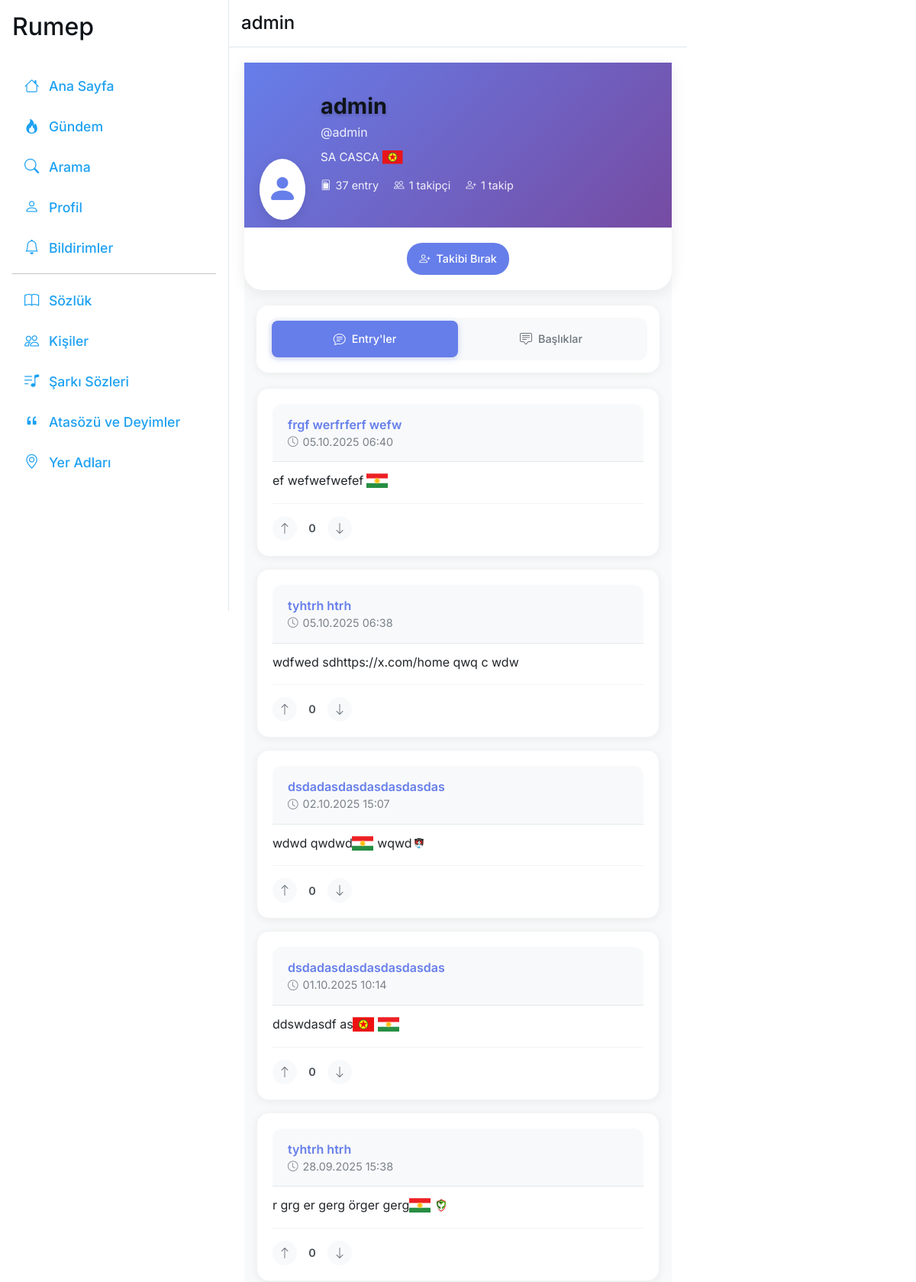
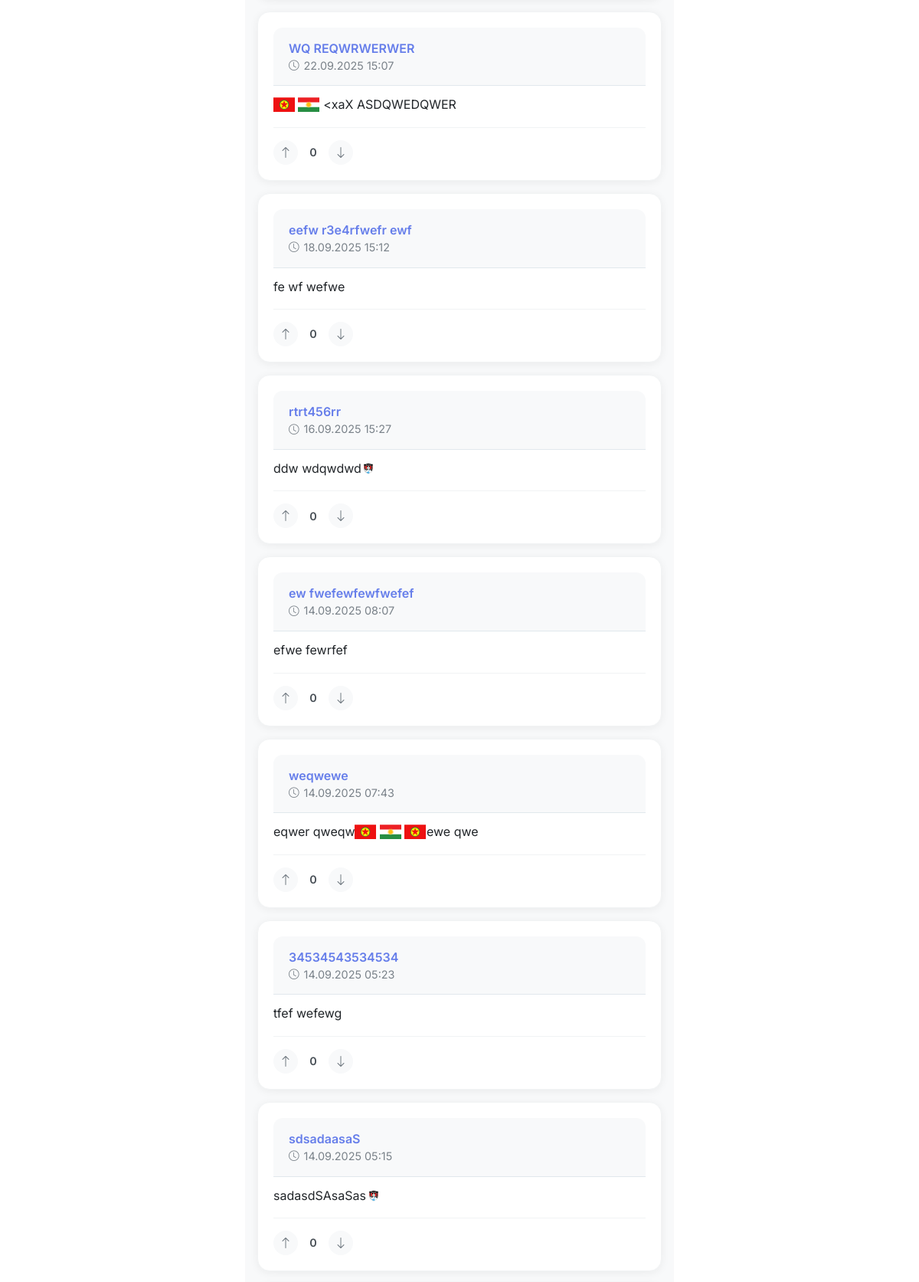
/profile/admin/?tab=entries (signed in, upper part), run on the app's committed database (2 pictures, top to bottom).
### main/models.py (models this page shows, shortened)
class Profile(models.Model):
    USER_ROLES = [
        ('user', _('Kullanıcı')),
        ('writer', _('Yazar')),
        ('moderator', _('Moderatör')),
        ('admin', _('Admin')),
        ('super_admin', _('Süper Admin')),
    ]
    user = models.OneToOneField(settings.AUTH_USER_MODEL, on_delete=models.CASCADE)
    nickname = models.CharField(max_length=50)
    username = models.CharField(max_length=30, unique=True)
    biography = models.TextField(max_length=500, blank=True, null=True)
    instagram_username = models.CharField(max_length=30, blank=True, null=True)
    twitter_username = models.CharField(max_length=30, blank=True, null=True)
    youtube_url = models.URLField(blank=True, null=True, verbose_name=_('YouTube Kanalı'))
    tiktok_username = models.CharField(max_length=30, blank=True, null=True, verbose_name=_('TikTok Kullanıcı Adı'))
    linkedin_url = models.URLField(blank=True, null=True, verbose_name=_('LinkedIn Profili'))
    github_username = models.CharField(max_length=30, blank=True, null=True, verbose_name=_('GitHub Kullanıcı Adı'))
    website_url = models.URLField(blank=True, null=True, verbose_name=_('Kişisel Website'))
    facebook_username = models.CharField(max_length=30, blank=True, null=True, verbose_name=_('Facebook Kullanıcı Adı'))
    user_role = models.CharField(
        max_length=20,
        choices=USER_ROLES,
        default='user',
        verbose_name=_('Kullanıcı Rolü')
    )
    katki_puani = models.PositiveIntegerField(default=0)
    account_status = models.CharField(
        max_length=20,
        choices=[
            ('active', _('Aktif')),
            ('frozen', _('Dondurulmuş')),
            ('deletion_scheduled', _('Silinme Planlandı'))
        ],
        default='active'
    )
    scheduled_deletion_date = models.DateTimeField(blank=True, null=True)
    preferred_language = models.CharField(
        max_length=10,
        choices=[
            ('tr', _('Türkçe')),
            ('ku', _('Kürtçe')),
            ('en', _('İngilizce')),
        ],
        default='tr',
        blank=True
    )
    dark_mode = models.BooleanField(default=False, verbose_name=_('Karanlık Mod'))
    def is_writer(self):
        return self.user_role in ['writer', 'moderator', 'admin', 'super_admin']
    def is_moderator(self):
        return self.user_role in ['moderator', 'admin', 'super_admin']
    def is_admin(self):
        return self.user_role in ['admin', 'super_admin']
    def is_super_admin(self):
        return self.user_role == 'super_admin'
    def get_role_display_with_badge(self):
        role_badges = {
            'user': '',
            'writer': '✍️',
            'moderator': '🛡️',
            'admin': '👑',
            'super_admin': '⭐'
        }
        badge = role_badges.get(self.user_role, '')
        role_name = self.get_user_role_display()
        return f"{badge} {role_name}" if badge else role_name

class Entry(models.Model):
    topic = models.ForeignKey(Topic, on_delete=models.CASCADE, related_name='entries')
    user = models.ForeignKey(settings.AUTH_USER_MODEL, on_delete=models.CASCADE)
    content = models.TextField(max_length=10000)
    code = models.CharField(max_length=10, unique=True, blank=True)
    link = models.URLField(blank=True, null=True)
    font_family = models.CharField(max_length=100, blank=True, null=True)
    created_at = models.DateTimeField(auto_now_add=True)
    updated_at = models.DateTimeField(auto_now=True)
    likes = models.ManyToManyField(settings.AUTH_USER_MODEL, related_name='liked_entries', blank=True)
    upvotes = models.ManyToManyField(settings.AUTH_USER_MODEL, related_name='upvoted_entries', blank=True)
    downvotes = models.ManyToManyField(settings.AUTH_USER_MODEL, related_name='downvoted_entries', blank=True)
    objects = EntryManager()
    class Meta:
        ordering = ['created_at']
        verbose_name = _('Entry')
        verbose_name_plural = _('Entry\'ler')
    def upvote_count(self):
        return self.upvotes.count()
    def downvote_count(self):
        return self.downvotes.count()
    def vote_score(self):
        return self.upvote_count() - self.downvote_count()

class Topic(models.Model):
    title = models.CharField(max_length=200, unique=True, validators=[validate_title_text_only])
    slug = models.SlugField(max_length=200, unique=True, blank=True)
    code = models.CharField(max_length=10, unique=True, blank=True)
    user = models.ForeignKey(settings.AUTH_USER_MODEL, on_delete=models.CASCADE)
    categories = models.ManyToManyField(Category, blank=True, related_name='topics')
    created_at = models.DateTimeField(auto_now_add=True)
    updated_at = models.DateTimeField(auto_now=True)
    upvotes = models.ManyToManyField(settings.AUTH_USER_MODEL, related_name='upvoted_topics', blank=True)
    downvotes = models.ManyToManyField(settings.AUTH_USER_MODEL, related_name='downvoted_topics', blank=True)
    objects = TopicManager()
    class Meta:
        ordering = ['-updated_at']
        verbose_name = _('Başlık')
        verbose_name_plural = _('Başlıklar')

### main/views/base.py (the view)
    def wrapper(request, *args, **kwargs):
        if not request.user.is_authenticated:
            return redirect('login_page')
        if not hasattr(request.user, 'profile'):
            return redirect('complete_profile')
        return view_func(request, *args, **kwargs)

### main/templates/main/profile_detail.html (shortened to what this page needs)
{% extends 'main/base.html' %}
{% load static %}
{% load post_tags %}
{% load i18n %}
{% block page_header %}{{ profile.nickname }}{% endblock %}
{% block content %}
<div class="modern-profile-container">
    <div class="profile-header">
        <div class="profile-cover">
            <div class="profile-info">
                <div class="profile-avatar">
                    <div class="avatar-circle">
                        <i class="bi bi-person-fill"></i>
                    </div>
                </div>
                <div class="profile-details">
                    <h2 class="profile-name">{{ profile.nickname }}</h2>
                    <p class="profile-username">@{{ profile.username }}</p>
                    {% if profile.biography %}
                        <p class="profile-bio">{{ profile.biography|render_emojis }}</p>
                    {% endif %}
                    <div class="profile-meta">
                        <span class="meta-item">
                            <i class="bi bi-file-post"></i>
                            {{ entries.count }} entry
                        </span>
                        <span class="meta-item">
                            <i class="bi bi-people"></i>
                            {{ follower_count }} takipçi
                        </span>
                        <span class="meta-item">
                            <i class="bi bi-person-plus"></i>
                            {{ following_count }} takip
                        </span>
                    </div>
                </div>
            </div>
        </div>
        <div class="profile-actions">
            {% if user.is_authenticated and user != profile.user %}
                <button class="action-btn primary" id="followBtn" data-username="{{ profile.username }}">
                    <i class="bi bi-person-plus"></i>
                    <span>{% if is_following %}{% trans "Takibi Bırak" %}{% else %}{% trans "Takip Et" %}{% endif %}</span>
                </button>
            {% endif %}
        </div>
    </div>
    <div class="profile-tabs">
        <div class="tabs-container">
            <a class="tab-item {% if not tab or tab == 'entries' %}active{% endif %}" href="{% url 'profile_detail' profile.username %}?tab=entries">
                <i class="bi bi-chat-text"></i>
                <span>{% trans "Entry'ler" %}</span>
            </a>
            <a class="tab-item {% if tab == 'topics' %}active{% endif %}" href="{% url 'profile_detail' profile.username %}?tab=topics">
                <i class="bi bi-chat-square-text"></i>
                <span>{% trans "Başlıklar" %}</span>
            </a>
        </div>
    </div>
    <div class="profile-content">
        {% if tab == 'topics' %}
        <div class="content-section">
            {% for topic in topics %}
                <div class="content-card">
                    <div class="card-header">
                        <div class="card-info">
                            <a href="{% url 'topic_detail' topic.slug %}" class="card-title">
                                {{ topic.title }}
                            </a>
                            <div class="card-meta">
                                <span class="meta-item">
                                    <i class="bi bi-chat"></i>
                                    {{ topic.entry_count }} entry
                                </span>
                                <span class="meta-item">
                                    <i class="bi bi-clock"></i>
                                    {{ topic.created_at|date:"d.m.Y" }}
                                </span>
                            </div>
                        </div>
                    </div>
                    <div class="card-footer">
                        <div class="vote-actions">
                            <button class="vote-btn up {% if user in topic.upvotes.all %}active{% endif %}" data-topic-slug="{{ topic.slug }}" data-vote-type="up">
                                <i class="bi bi-arrow-up"></i>
                            </button>
                            <span class="vote-count">{{ topic.vote_score }}</span>
                            <button class="vote-btn down {% if user in topic.downvotes.all %}active{% endif %}" data-topic-slug="{{ topic.slug }}" data-vote-type="down">
                                <i class="bi bi-arrow-down"></i>
                            </button>
                        </div>
                    </div>
                </div>
            {% empty %}
                <div class="empty-state">
                    <i class="bi bi-chat-square-text"></i>
                    <p>{% trans "Henüz başlık açmamış." %}</p>
                </div>
            {% endfor %}
        </div>
        {% else %}
        <div class="content-section">
            {% for entry in entries %}
                <div class="content-card entry-card">
                    <div class="card-header">
                        <div class="card-info">
                            <a href="{% url 'topic_detail' entry.topic.slug %}" class="topic-link">
                                {{ entry.topic.title }}
                            </a>
                            <div class="card-meta">
                                <span class="meta-item">
                                    <i class="bi bi-clock"></i>
                                    {{ entry.created_at|date:"d.m.Y H:i" }}
                                </span>
                            </div>
                        </div>
                    </div>
                    <div class="entry-content">
                        <a href="{% url 'topic_detail' entry.topic.slug %}#entry-{{ entry.id }}" class="entry-text">
                            {{ entry.content|render_emojis|with_entry_font:entry|linebreaks }}
                        </a>
                    </div>
                    <div class="card-footer">
                        <div class="vote-actions">
                            <button class="vote-btn up {% if user in entry.upvotes.all %}active{% endif %}" data-entry-id="{{ entry.id }}" data-vote-type="up">
                                <i class="bi bi-arrow-up"></i>
                            </button>
                            <span class="vote-count">{{ entry.vote_score }}</span>
                            <button class="vote-btn down {% if user in entry.downvotes.all %}active{% endif %}" data-entry-id="{{ entry.id }}" data-vote-type="down">
                                <i class="bi bi-arrow-down"></i>
                            </button>
                        </div>
                    </div>
                </div>
            {% empty %}
                <div class="empty-state">
                    <i class="bi bi-chat-text"></i>
                    <p>{% trans "Henüz entry yazmamış." %}</p>
                </div>
            {% endfor %}
        </div>
        {% endif %}
    </div>
</div>
{% endblock %}
{% block extra_css %}
    <link href="{% static 'main/css/profile.css' %}" rel="stylesheet">
    <link href="{% static 'main/css/modern-profile.css' %}" rel="stylesheet">
{% endblock %}

### data on the page
Profile: nickname "admin", username "admin", biography|render_emojis "SA CASCA "
Entry: topic "frgf werfrferf wefw", created_at "05.10.2025 06:40", content|render_emojis "ef wefwefwefef ", vote_score "0"
Entry: topic "tyhtrh htrh", created_at "05.10.2025 06:38", content|render_emojis "wdfwed sdhttps://x.com/home qwq c wdw", vote_score "0"
Entry: topic "dsdadasdasdasdasdasdas", created_at "02.10.2025 15:07", content|render_emojis "wdwd qwdwd wqwd", vote_score "0"
Entry: topic "dsdadasdasdasdasdasdas", created_at "01.10.2025 10:14", content|render_emojis "ddswdasdf as ", vote_score "0"
Entry: topic "tyhtrh htrh", created_at "28.09.2025 15:38", content|render_emojis "r grg er gerg örger gerg ", vote_score "0"
Entry: topic "WQ REQWRWERWER", created_at "22.09.2025 15:07", content|render_emojis "  <xaX ASDQWEDQWER", vote_score "0"
Entry: topic "eefw r3e4rfwefr ewf", created_at "18.09.2025 15:12", content|render_emojis "fe wf wefwe", vote_score "0"
Entry: topic "rtrt456rr", created_at "16.09.2025 15:27", content|render_emojis "ddw wdqwdwd", vote_score "0"
Entry: topic "ew fwefewfewfwefef", created_at "14.09.2025 08:07", content|render_emojis "efwe fewrfef", vote_score "0"
Entry: topic "weqwewe", created_at "14.09.2025 07:43", content|render_emojis "eqwer qweqw  ewe qwe", vote_score "0"
Entry: topic "34534543534534", created_at "14.09.2025 05:23", content|render_emojis "tfef wefewg", vote_score "0"
Entry: topic "sdsadaasaS", created_at "14.09.2025 05:15", content|render_emojis "sadasdSAsaSas", vote_score "0"

### other printed values
{{ entries.count }} "37"
{{ follower_count }} "1"
{{ following_count }} "1"
